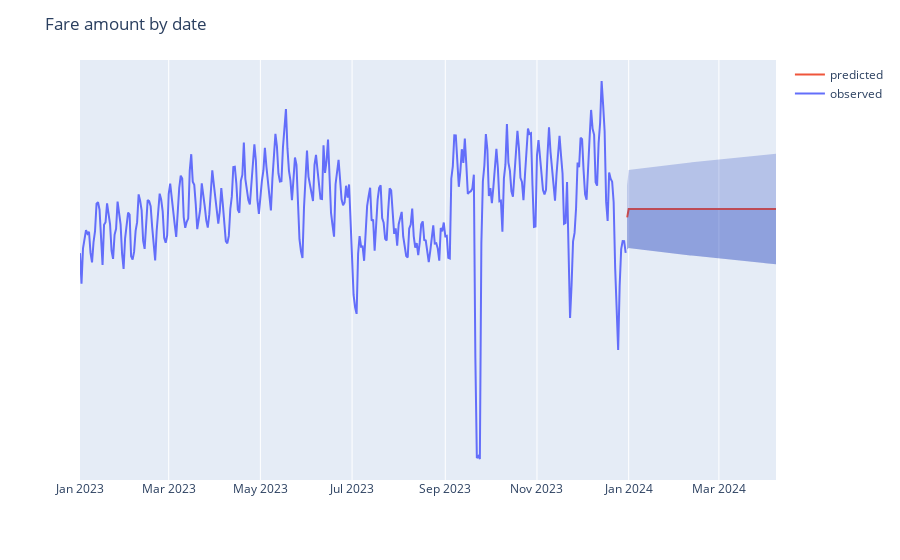

Notebook code for this chart:
### Code cell
fig.update_traces(showlegend = True, name = 'observed')
fig.add_scatter(x = fc.index, y = fc, name = 'predicted')

conf_int_px = px.line(
    x = fc.index,
    y = [conf_int[:, 0], conf_int[:, 1]],
    color_discrete_sequence = ['rgba(0, 0, 0, 0)' for _ in range(len(conf_int))]
    )

conf_int_px.update_traces(fill = 'tonexty', fillcolor = 'rgba(0, 39, 180, 0.21)', showlegend = False)
for trace in conf_int_px.data:
    fig.add_trace(trace)

fig.show()
